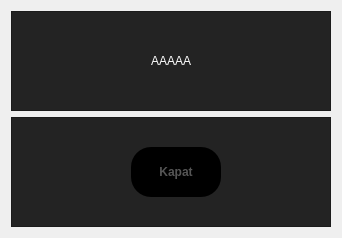
        <widget class="QWidget" name="page_2">
         <layout class="QVBoxLayout" name="verticalLayout_2">
          <item>
           <widget class="QFrame" name="frame_5">
            <property name="sizePolicy">
             <sizepolicy hsizetype="Maximum" vsizetype="Maximum">
              <horstretch>0</horstretch>
              <verstretch>0</verstretch>
             </sizepolicy>
            </property>
            <property name="minimumSize">
             <size>
              <width>320</width>
              <height>100</height>
             </size>
            </property>
            <property name="maximumSize">
             <size>
              <width>320</width>
              <height>110</height>
             </size>
            </property>
            <property name="styleSheet">
             <string notr="true">background-color: rgb(35, 35, 35);</string>
            </property>
            <property name="frameShape">
             <enum>QFrame::StyledPanel</enum>
            </property>
            <property name="frameShadow">
             <enum>QFrame::Raised</enum>
            </property>
            <layout class="QHBoxLayout" name="horizontalLayout_6">
             <property name="leftMargin">
              <number>0</number>
             </property>
             <property name="topMargin">
              <number>0</number>
             </property>
             <property name="rightMargin">
              <number>0</number>
             </property>
             <property name="bottomMargin">
              <number>0</number>
             </property>
             <item>
              <widget class="QLabel" name="label_2">
               <property name="styleSheet">
                <string notr="true">font: 75 12pt &quot;FreeSans&quot;;
color: rgb(255, 255, 255);</string>
               </property>
               <property name="text">
                <string>AAAAA</string>
               </property>
               <property name="alignment">
                <set>Qt::AlignCenter</set>
               </property>
               <property name="wordWrap">
                <bool>true</bool>
               </property>
               <property name="margin">
                <number>10</number>
               </property>
               <property name="indent">
                <number>-1</number>
               </property>
              </widget>
             </item>
            </layout>
           </widget>
          </item>
          <item>
           <widget class="QFrame" name="frame_6">
            <property name="sizePolicy">
             <sizepolicy hsizetype="Maximum" vsizetype="Maximum">
              <horstretch>0</horstretch>
              <verstretch>0</verstretch>
             </sizepolicy>
            </property>
            <property name="minimumSize">
             <size>
              <width>320</width>
              <height>110</height>
             </size>
            </property>
            <property name="maximumSize">
             <size>
              <width>320</width>
              <height>110</height>
             </size>
            </property>
            <property name="styleSheet">
             <string notr="true">background-color: rgb(35, 35, 35);</string>
            </property>
            <property name="frameShape">
             <enum>QFrame::StyledPanel</enum>
            </property>
            <property name="frameShadow">
             <enum>QFrame::Raised</enum>
            </property>
            <layout class="QHBoxLayout" name="horizontalLayout_7">
             <property name="topMargin">
              <number>0</number>
             </property>
             <property name="rightMargin">
              <number>0</number>
             </property>
             <property name="bottomMargin">
              <number>0</number>
             </property>
             <item>
              <spacer name="horizontalSpacer_4">
               <property name="orientation">
                <enum>Qt::Horizontal</enum>
               </property>
               <property name="sizeHint" stdset="0">
                <size>
                 <width>102</width>
                 <height>20</height>
                </size>
               </property>
              </spacer>
             </item>
             <item>
              <widget class="QPushButton" name="btn_makine_bilgi_6">
               <property name="minimumSize">
                <size>
                 <width>90</width>
                 <height>50</height>
                </size>
               </property>
               <property name="styleSheet">
                <string notr="true">
QPushButton {
  background-color: rgb(0, 0, 0);
  color: rgb(85, 85, 85);
  font-weight: 600;
  font: 75 12pt &quot;FreeSans&quot;;

  border-radius: 20px;
  padding: 5px 15px;
  outline: 0px;



}
QPushButton:hover,
QPushButton:focus {
  color: rgb(255, 255, 255);

  background-color: rgb(0, 170, 0);
  border-radius: 20px;

}
QPushButton:pressed{
  color: rgb(255, 255, 255);

  background-color: rgb(0, 0, 0);
  border-radius: 20px;

}
	
	</string>
               </property>
               <property name="text">
                <string>Kapat</string>
               </property>
               <property name="iconSize">
                <size>
                 <width>45</width>
                 <height>45</height>
                </size>
               </property>
              </widget>
             </item>
             <item>
              <spacer name="horizontalSpacer_5">
               <property name="orientation">
                <enum>Qt::Horizontal</enum>
               </property>
               <property name="sizeHint" stdset="0">
                <size>
                 <width>101</width>
                 <height>20</height>
                </size>
               </property>
              </spacer>
             </item>
            </layout>
           </widget>
          </item>
         </layout>
        </widget>
